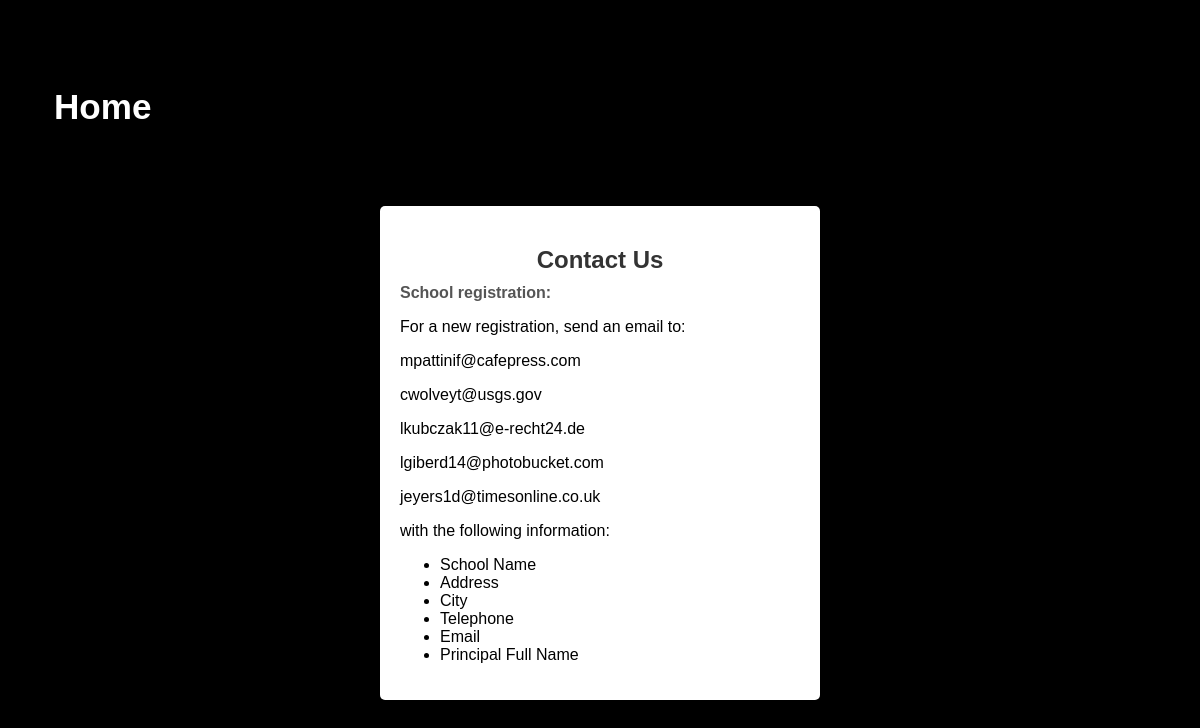
/website/register_school.php, run on the app's committed database.
### tables this page shows
CREATE TABLE IF NOT EXISTS Users (
    User_ID INT UNSIGNED NOT NULL AUTO_INCREMENT,
    username VARCHAR(20) NOT NULL UNIQUE,
user_password VARCHAR(255) NOT NULL,
Email VARCHAR(255)  NOT NULL,
first_name  VARCHAR(45) NOT NULL,
    last_name VARCHAR(45) NOT NULL,
approved INT NOT NULL DEFAULT 0 CHECK (approved IN (0, 1, 2)),
PRIMARY KEY (User_ID),
    CONSTRAINT unique_email UNIQUE (Email)
);

### website/register_school.php (the view, shortened to what this page needs)
<!DOCTYPE html>
<html>
<head>
</head>
<body>
  <div class="nav">
    <ul>
      <li><a href="front_page.php"><h3>Home</h3></a></li>
    </ul>
  </div>
  <div class="container">
    <?php
    include('connect.php');
    $sql = "SELECT u.Email
            FROM administrator AS a
            JOIN Users AS u ON a.User_ID = u.User_ID";
    $result = $conn->query($sql);
    if ($result->num_rows > 0) {
        $output = "<div class='form-group'>";
        $output .= "<label for='reason'>School registration:</label>";
        $output .= "<p>For a new registration, send an email to:</p>";
        while ($row = $result->fetch_assoc()) {
          $output .= "<p>" . $row["Email"] . "</p>";
        }
        $output .= "</div>";
      }
    ?>
    <h2>Contact Us</h2>
        <?php echo $output; ?>
      <p>with the following information:</p>
      <ul>
        <li>School Name</li>
        <li>Address</li>
        <li>City</li>
        <li>Telephone</li>
        <li>Email</li>
        <li>Principal Full Name</li>
        </ul>
  </div>
</body>
</html>

### website/register_school.php (style rules this page uses)
body { background-color: #000; padding: 20px; font-family: Arial, sans-serif; }
.container { max-width: 400px; margin: 0 auto; background-color: #FFFFFF; padding: 20px; border-radius: 5px; box-shadow: 0 2px 5px rgba(0, 0, 0, 0.1); text-align: left; }
.container h2 { text-align: center; margin-bottom: 10px; color: #333; }
.form-group label { display: block; font-weight: bold; margin-bottom: 5px; color: #555; }
.nav { background-color: #000; padding: 10px; margin-bottom: 20px; }
.nav ul { list-style-type: none; margin: 0; padding: 0; overflow: hidden; }
.nav li { float: left; }
.nav li a { display: block; color: #fff; text-align: center; padding: 14px 16px; text-decoration: none; font-size: 30px; }

### data on the page
users: Email "mpattinif@cafepress.com"
users: Email "cwolveyt@usgs.gov"
users: Email "lkubczak11@e-recht24.de"
users: Email "lgiberd14@photobucket.com"
users: Email "jeyers1d@timesonline.co.uk"
